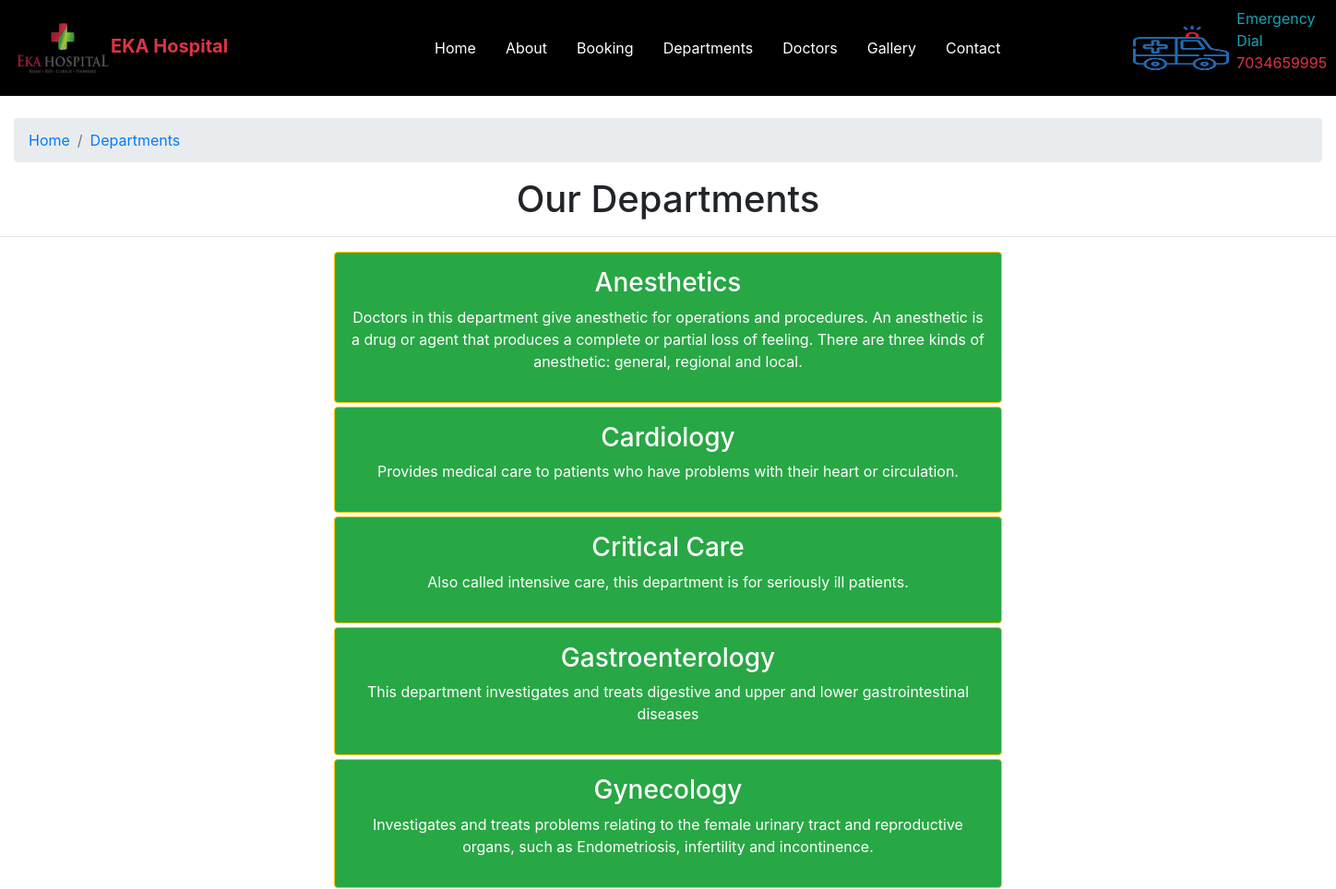
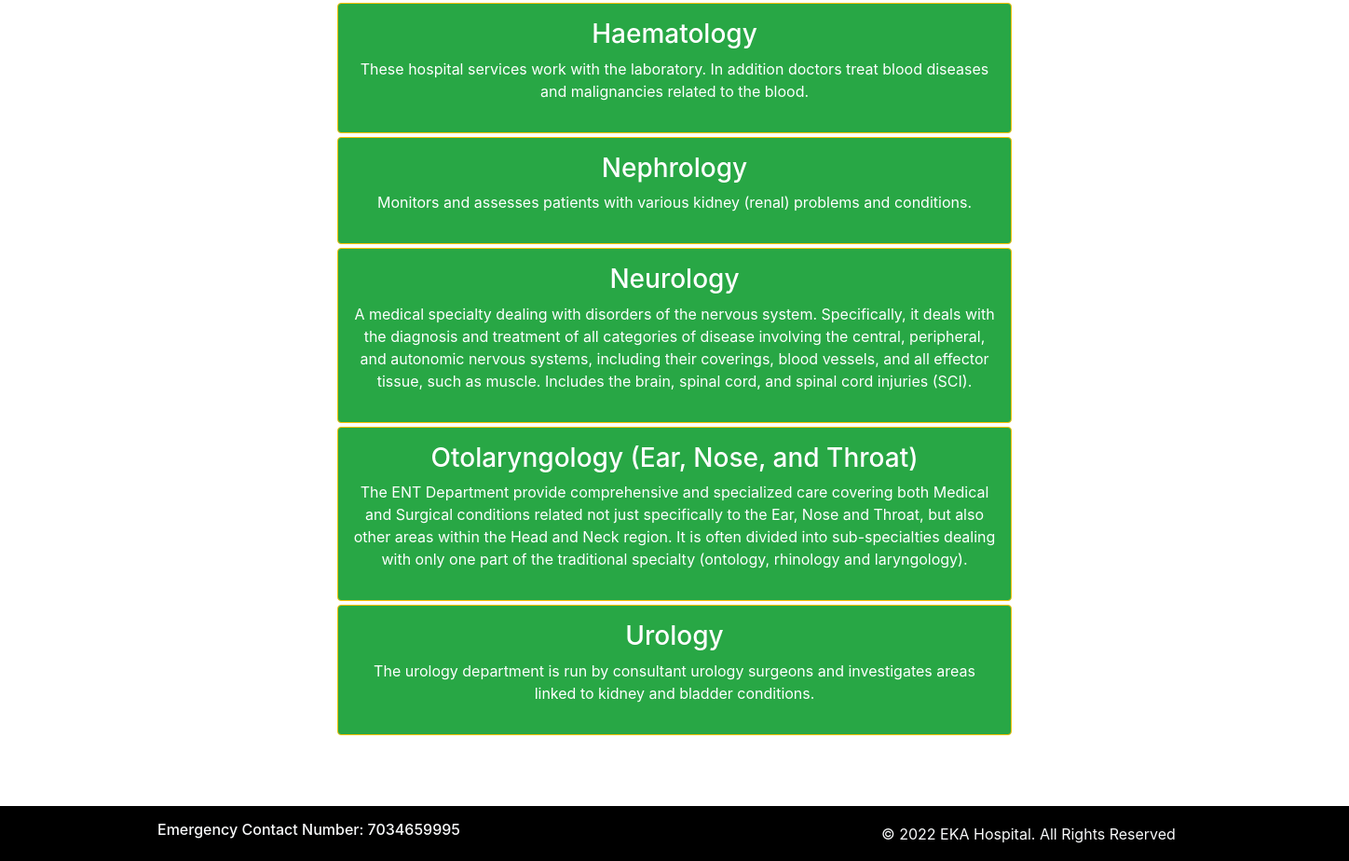
Page /department/ on the committed database (2 pictures, top to bottom).
### home/models.py (models this page shows, shortened)
class Departments(models.Model):
    dep_name=models.CharField(max_length=100)
    dep_descriptions=models.TextField()

### home/views.py (the view)
# urls.py: path('department/', views.department,name='department'),
def department(request):
    dict_dept={
        'dept':Departments.objects.all()
    }
    return render(request,'department.html',dict_dept)

### templates/department.html (shortened to what this page needs)
{% extends 'base.html' %}
{% block content %}
<div class="container-fluid ">
    <nav aria-label="breadcrumb">
        <ol class="breadcrumb">
          <li class="breadcrumb-item"><a href="{%url 'home'%}">Home</a></li>
          <li class="breadcrumb-item"><a href="#">Departments</a></li>
        </ol>
      </nav>
  </div>
<h1 class="text-center">Our Departments</h1>
<hr>
{% for i in dept %}
<div class="mx-auto w-50 bg-success text-center border border-warning rounded text-white p-3 my-1">
    <h3>{{i.dep_name}}</h3>
    <p>{{i.dep_descriptions}}</p>
</div>
{% endfor %}
{% endblock %}

### static/css/styles7.css (style rules this page uses)
body { background-color: white; }

### rows in the picture
Departments: dep_name "Anesthetics", dep_descriptions "Doctors in this department give anesthetic for operations and procedures. An anesthetic is a drug or agent that produces a complete or partial loss of feeling. There are three kinds of anesthetic: general, regional and local."
Departments: dep_name "Cardiology", dep_descriptions "Provides medical care to patients who have problems with their heart or circulation."
Departments: dep_name "Critical Care", dep_descriptions "Also called intensive care, this department is for seriously ill patients."
Departments: dep_name "Gastroenterology", dep_descriptions "This department investigates and treats digestive and upper and lower gastrointestinal diseases"
Departments: dep_name "Gynecology", dep_descriptions "Investigates and treats problems relating to the female urinary tract and reproductive organs, such as Endometriosis, infertility and incontinence."
Departments: dep_name "Haematology", dep_descriptions "These hospital services work with the laboratory. In addition doctors treat blood diseases and malignancies related to the blood."
Departments: dep_name "Nephrology", dep_descriptions "Monitors and assesses patients with various kidney (renal) problems and conditions."
Departments: dep_name "Neurology", dep_descriptions "A medical specialty dealing with disorders of the nervous system. Specifically, it deals with the diagnosis and treatment of all categories of disease involving the central, peripheral, and autonomic nervous systems, including their coverings, blood vessels, and all effector tissue, such as muscle. Includes the brain, spinal cord, and spinal cord injuries (SCI)."
Departments: dep_name "Otolaryngology (Ear, Nose, and Throat)", dep_descriptions "The ENT Department provide comprehensive and specialized care covering both Medical and Surgical conditions related not just specifically to the Ear, Nose and Throat, but also other areas within the Head and Neck region. It is often divided into sub-specialties dealing with only one part of the traditional specialty (ontology, rhinology and laryngology)."
Departments: dep_name "Urology", dep_descriptions "The urology department is run by consultant urology surgeons and investigates areas linked to kidney and bladder conditions."
